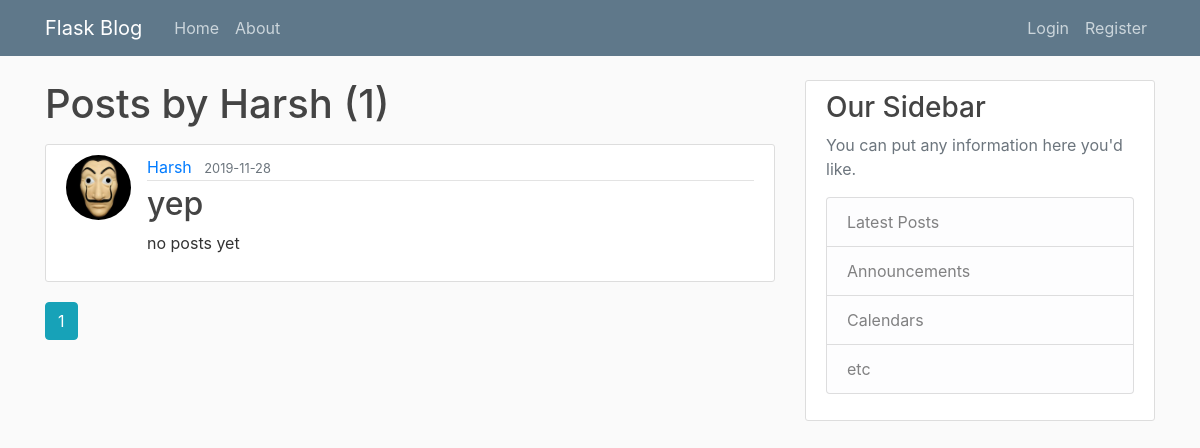
The app's page /user/Harsh, older data.
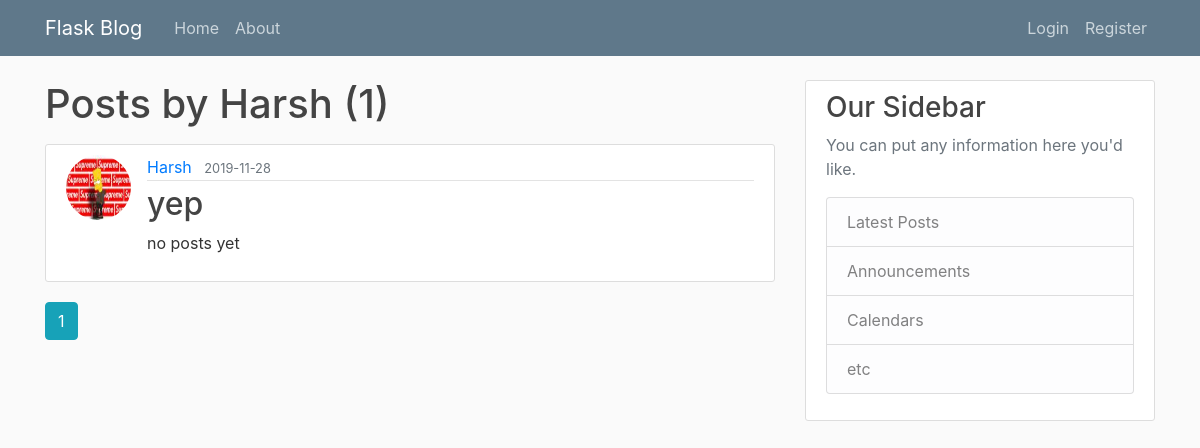
The same page, newer data.
### app/model.py (models this page shows, shortened)
class Post(db.Model):
    id = db.Column(db.Integer, primary_key=True)
    title = db.Column(db.String(20), nullable=False)
    date_posted = db.Column(db.DateTime, nullable=False, default=datetime.utcnow())
    content = db.Column(db.Text, nullable=False)
    user_id = db.Column(db.Integer, db.ForeignKey('user.id'), nullable=False)

class User(db.Model, UserMixin):
    id = db.Column(db.Integer, primary_key=True)
    username = db.Column(db.String(20), unique=True, nullable=False)
    email = db.Column(db.String(120), unique=True, nullable=False)
    image_profile = db.Column(db.String(120), nullable=False, default='default.jpg')
    password = db.Column(db.String(60), unique=True, nullable=False)
    posts = db.relationship('Post', backref='author', lazy=True)

### app/users/routes.py (the view)
@users.route("/user/<string:username>")
def user_posts(username):
    page = request.args.get('page', 1, type=int)
    user = User.query.filter_by(username=username).first_or_404()
    posts = Post.query.filter_by(author=user) \
        .order_by(Post.date_posted.desc()) \
        .paginate(page=page, per_page=5)
    return render_template('user_posts.html', posts=posts, user=user)

### app/templates/user_posts.html
{% extends "layout.html" %}
{% block content %}
    <h1 class="mb-3">Posts by {{ user.username }} ({{ posts.total }})</h1>
    {% for post in posts.items %}
        <article class="media content-section">
          <img class="rounded-circle article-img" src="{{ url_for('static', filename='profile_pic/' + post.author.image_profile) }}">
          <div class="media-body">
            <div class="article-metadata">
              <a class="mr-2" href="{{ url_for('users.user_posts', username=post.author.username) }}">{{ post.author.username }}</a>
              <small class="text-muted">{{ post.date_posted.strftime('%Y-%m-%d') }}</small>
            </div>
            <h2><a class="article-title" href="{{ url_for('posts.post', post_id=post.id) }}">{{ post.title }}</a></h2>
            <p class="article-content">{{ post.content }}</p>
          </div>
        </article>
    {% endfor %}
    {% for page_num in posts.iter_pages(left_edge=1, right_edge=1, left_current=1, right_current=2) %}
      {% if page_num %}
        {% if posts.page == page_num %}
          <a class="btn btn-info mb-4" href="{{ url_for('users.user_posts', username=user.username, page=page_num) }}">{{ page_num }}</a>
        {% else %}
          <a class="btn btn-outline-info mb-4" href="{{ url_for('users.user_posts', username=user.username, page=page_num) }}">{{ page_num }}</a>
        {% endif %}
      {% else %}
        ...
      {% endif %}
    {% endfor %}
{% endblock content %}

Row changes from the older to the newer data that the page shows:
changed through a linked row, Post "yep": image_profile: picture added in place of a placeholder
